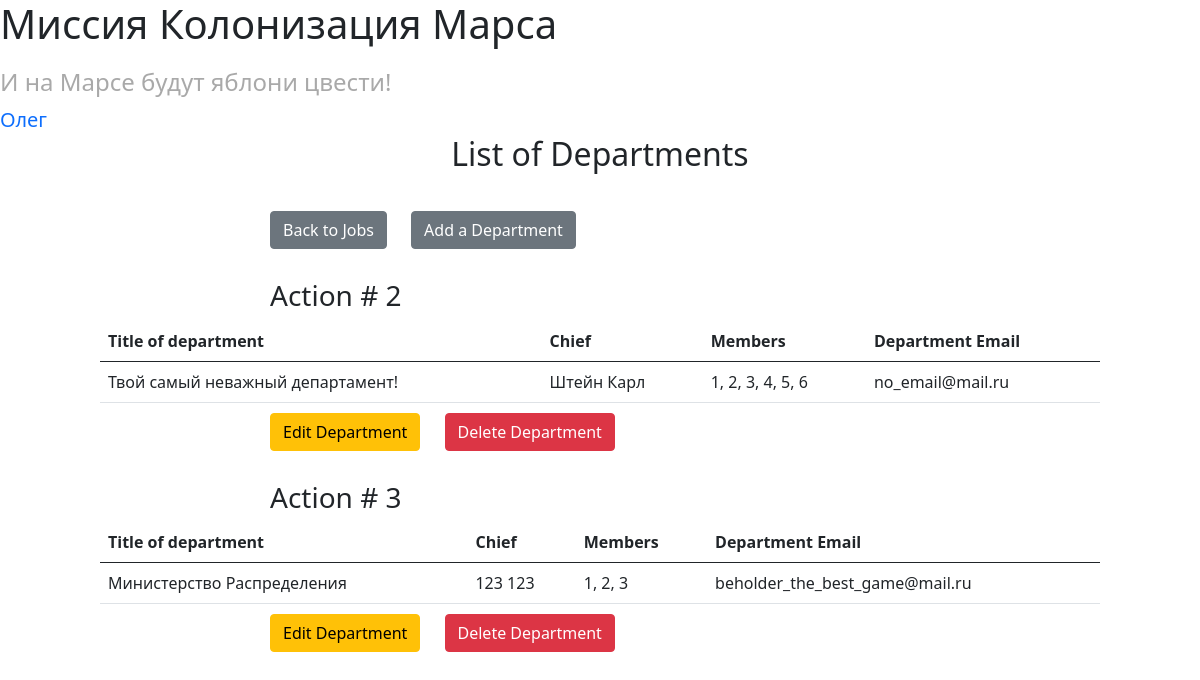
The page /departments (signed in) on the database its author committed.
### data/users.py (models this page shows, shortened)
class User(SqlAlchemyBase, UserMixin):
    __tablename__ = 'users'
    id = sqlalchemy.Column(sqlalchemy.Integer,
                           primary_key=True, autoincrement=True)
    surname = sqlalchemy.Column(sqlalchemy.String)
    name = sqlalchemy.Column(sqlalchemy.String)
    age = sqlalchemy.Column(sqlalchemy.Integer)
    position = sqlalchemy.Column(sqlalchemy.String)
    speciality = sqlalchemy.Column(sqlalchemy.String)
    address = sqlalchemy.Column(sqlalchemy.String)
    email = sqlalchemy.Column(sqlalchemy.String, unique=True)
    hashed_password = sqlalchemy.Column(sqlalchemy.String)

### data/departments.py (models this page shows)
class Department(SqlAlchemyBase):
    __tablename__ = 'departments'
    id = sqlalchemy.Column(sqlalchemy.Integer,
                           primary_key=True, autoincrement=True)
    title = sqlalchemy.Column(sqlalchemy.String)
    chief = sqlalchemy.Column(sqlalchemy.Integer,
                              sqlalchemy.ForeignKey("users.id"))
    members = sqlalchemy.Column(sqlalchemy.String)
    email = sqlalchemy.Column(sqlalchemy.String, unique=True)

### main.py (the view)
@app.route('/departments')
def departments():
    db_session.global_init("db/mars.db")
    db_sess = db_session.create_session()
    deps = [dep for dep in db_sess.query(Department).all()]
    users = [user for user in db_sess.query(User).all()]
    return render_template('list_of_deps.html', title='List of departments',
                           deps=deps, users=users)

### data/db_session.py (called while the page is built, shortened)
def global_init(db_file):
    global __factory
    if __factory:
        return

def create_session() -> Session:
    global __factory
    return __factory()

### main.py (called while the page is built)
@login_manager.user_loader
def load_user(user_id):
    db_sess = db_session.create_session()
    return db_sess.query(User).get(user_id)

### templates/list_of_deps.html
{% extends "base.html" %}
{% block content %}
    <h2 style='text-align: center;'>List of Departments</h2>
		<a style='display: inline-block; margin: 30px 0px 0px 270px;' href='/'><button type="button" class="btn btn-secondary">Back to Jobs</button></a>
	{% if current_user.is_authenticated %}
		<a style='display: inline-block; margin: 30px 0px 0px 20px;' href='/add_dep'><button type="button" class="btn btn-secondary">Add a Department</button></a><br>
	{% endif %}
    {% for elem in deps %}
      <h3 style='margin-left: 270px; margin-top: 30px;'>Action # {{ elem.id }}</h3>
      <table class="table" style='width: 1000px; margin: 0 auto;'>
      <thead>
        <tr>
          <th scope="col">Title of department</th>
          <th scope="col">Chief</th>
          <th scope="col">Members</th>
          <th scope="col">Department Email</th>
        </tr>
      </thead>
      <tbody>
        <tr>
          <td>{{ elem.title }}</td>
          <td>
              {% for user in users %}
                  {% if user.id == elem.chief %}
                      {{ user.surname }} {{ user.name }}
                  {% endif %}
              {% endfor %}
          </td>
          <td>{{ elem.members }}</td>
          <td>{{ elem.email }}</td>
        </tr>
      </tbody>
      </table>
	  {% if current_user.id == elem.chief or current_user.id == 1 %}
		<a href='/edit_dep/{{ elem.id }}' style='display: inline-block; margin-left: 270px; margin-top: 10px;'><button type="button" class="btn btn-warning">Edit Department</button></a>
		<a href='/delete_dep/{{ elem.id }}' style='display: inline-block; margin-left: 20px;'><button type="button" class="btn btn-danger">Delete Department</button></a>
	  {% endif %}
    {% endfor %}
{% endblock %}

### templates/base.html (shortened to what this page needs)
<!DOCTYPE html>
<html lang="en">
<head>
    <link href="https://cdn.jsdelivr.net/npm/bootstrap@5.0.0-beta3/dist/css/bootstrap.min.css" rel="stylesheet">
    <link rel="stylesheet" href="../static/css/style.css">
    </head>
    <body>
        <h1>Миссия Колонизация Марса</h1>
        <h4>И на Марсе будут яблони цвести!</h4>
                {% if current_user.is_authenticated %}
            <a class="navbar-brand" href="/logout">{{ current_user.name }}</a><br>
        {% else %}
            <p>
                <a class="btn btn-primary " href="/register">Зарегистрироваться</a>
                <a class="btn btn-success" href="/login">Войти</a>
            </p>
        {% endif %}
        {% block content %}{% endblock %}
    </body>
</html>

### static/css/style.css (style rules this page uses)
h4 { margin-top: 20px; color: darkgray; }

### rows shown on the page
User: name "Олег"
Department: id "2", title "Твой самый неважный департамент!", members "1, 2, 3, 4, 5, 6", email "no_email@mail.ru"
User: surname "Штейн", name "Карл"
Department: id "3", title "Министерство Распределения", members "1, 2, 3", email "beholder_the_best_game@mail.ru"
User: surname "123", name "123"
